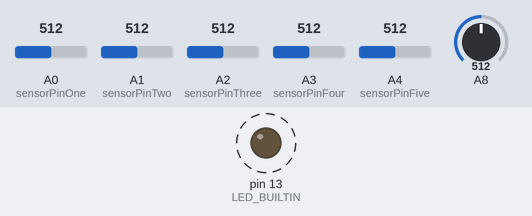
Bench run of a sketch on a simulated Arduino Mega 2560, built with avr-gcc and run on an emulated ATmega2560. Parts: output pins drawn as LEDs (lit = HIGH). Dashed ring = blinking. The test bench sets the inputs (shaded band); at power-on: A8 = 512, A0 (sensorPinOne) = 512, A1 (sensorPinTwo) = 512, A2 (sensorPinThree) = 512, A3 (sensorPinFour) = 512, A4 (sensorPinFive) = 512. What the sketch prints to the serial monitor is not drawn.

Above: at 1.2 s.
1.3 s: A8 set to 992
At 2.32 s:
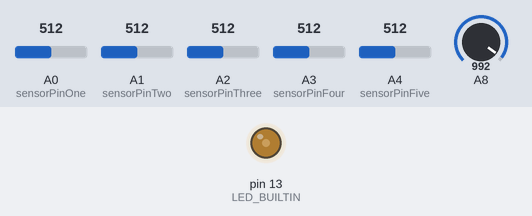
4.3 s: A8 set to 306
At 5.22 s:
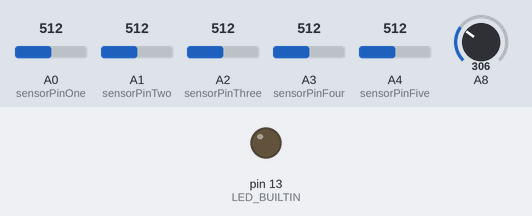
7.3 s: A8 set to 326
10.3 s: A8 set to 355
Timing chart, 0 to 14.3 s (numbered marks = the images above; inputs shaded):
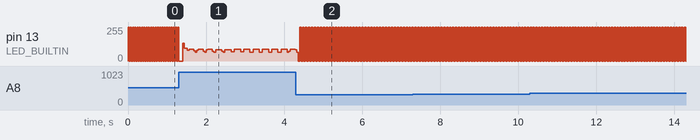

The sketch:

BlastBeatMachineFiveFirmware.ino
```cpp
//piezos
int sensorPinOne = A0;
int sensorValueOne = 0;
int outputValueOne = 0;

int sensorPinTwo = A1;
int sensorValueTwo = 0;
int outputValueTwo = 0;

int sensorPinThree = A2;
int sensorValueThree = 0;
int outputValueThree = 0;

int sensorPinFour = A3;
int sensorValueFour = 0;
int outputValueFour = 0;

int sensorPinFive = A4;
int sensorValueFive = 0;
int outputValueFive = 0;

//pots
int potInputValueOne = 0;
int potOutputValueOne = 0;
int potInputValueTwo = 0;
int potOutputValueTwo = 0;

int mycounter = 0;

int loopDisplay = 0;


// the setup function runs once when you press reset or power the board
void setup() {
  // initialize digital pin LED_BUILTIN as an output.
  pinMode(LED_BUILTIN, OUTPUT);
  pinMode(A8, INPUT);

  Serial.begin(9600);
}

// the loop function runs over and over again forever
void loop() {

  // read the value from the sensor:
  sensorValueOne = analogRead(sensorPinOne);
  outputValueOne = map(sensorValueOne, 0, 1023, 0, 255);
  sensorValueTwo = analogRead(sensorPinTwo);
  outputValueTwo = map(sensorValueTwo, 0, 1023, 0, 255);
  sensorValueThree = analogRead(sensorPinThree);
  outputValueThree = map(sensorValueThree, 0, 1023, 0, 255);
  sensorValueFour = analogRead(sensorPinFour);
  outputValueFour = map(sensorValueFour, 0, 1023, 0, 255);
  sensorValueFive = analogRead(sensorPinFive);
  outputValueFive = map(sensorValueFive, 0, 1023, 0, 255);

  //pot
  potInputValueTwo = analogRead(A8);
  potOutputValueTwo = map(potInputValueTwo, 0, 1023, 50, 5);

  if (outputValueOne > 50 || outputValueTwo > 50 || outputValueThree > 50 || outputValueFour > 50 || outputValueFive > 50)
{
  Serial.print(outputValueFive);
    Serial.print(" ");
    Serial.print(outputValueFour);
    Serial.print(" ");
    Serial.print(outputValueThree);
    Serial.print(" ");
    Serial.print(outputValueTwo);
    Serial.print(" ");
    Serial.println(outputValueOne);

//  mycounter++;
//  if (mycounter > 1)
//    mycounter = 0;
//  if (mycounter==1){
//    digitalWrite(LED_BUILTIN, HIGH);   // turn the LED on (HIGH is the voltage level)
//    delay(potOutputValueOne);                       // wait for a second
//    digitalWrite(LED_BUILTIN, LOW);    // turn the LED off by making the voltage LOW
//    delay(potOutputValueOne);
//  } else if (mycounter==0) {
//    digitalWrite(LED_BUILTIN, HIGH);   // turn the LED on (HIGH is the voltage level)
//    delay(5);                       // wait for a second
//    digitalWrite(LED_BUILTIN, LOW);    // turn the LED off by making the voltage LOW
//    delay(5);
//  }

digitalWrite(LED_BUILTIN, HIGH);   // turn the LED on (HIGH is the voltage level)
    delay(potOutputValueTwo);                       // wait for a second
    digitalWrite(LED_BUILTIN, LOW);    // turn the LED off by making the voltage LOW
    delay(potOutputValueTwo);
  }
}
```

Measured:
- by itself, pin 13 (LED_BUILTIN): alternates 255/255 for 0.04 s and 0/255 for 0.04 s
